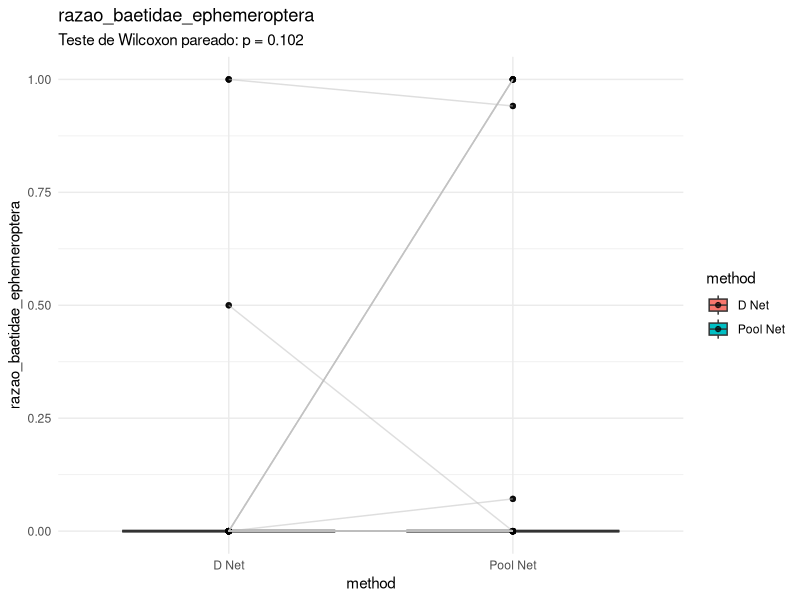
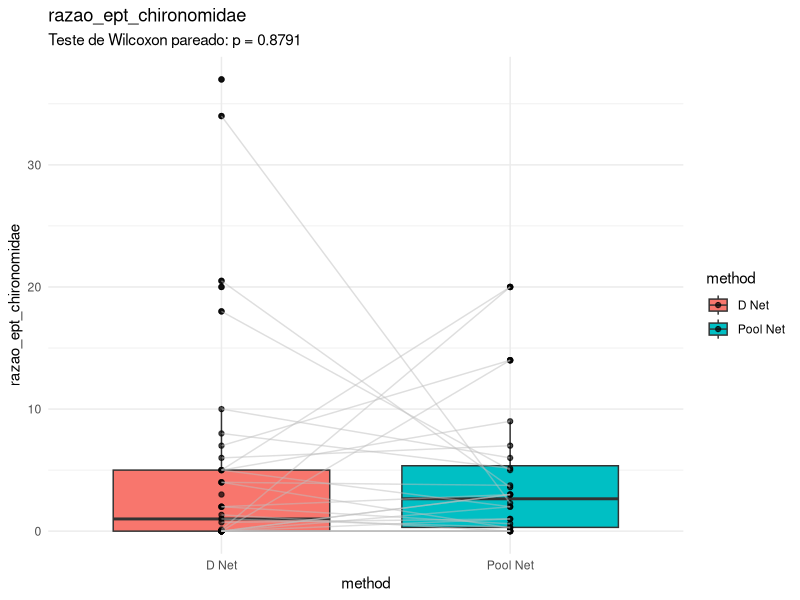
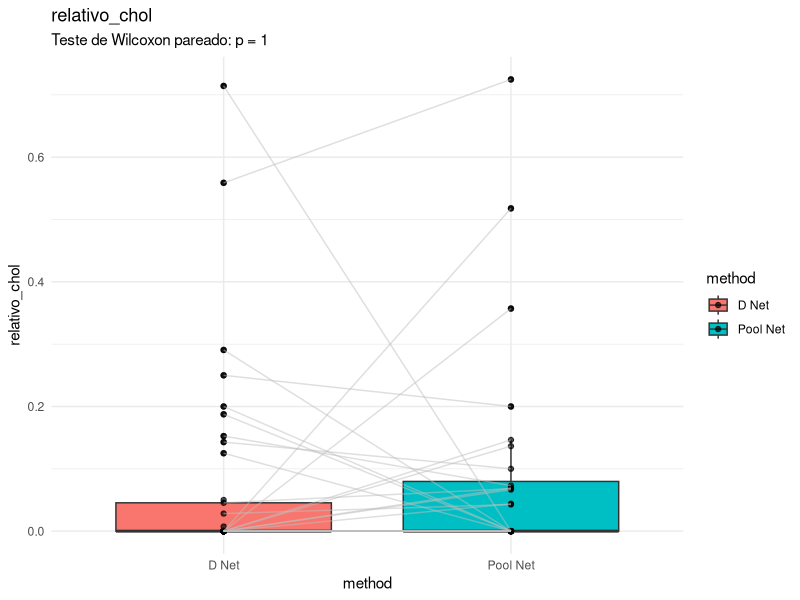
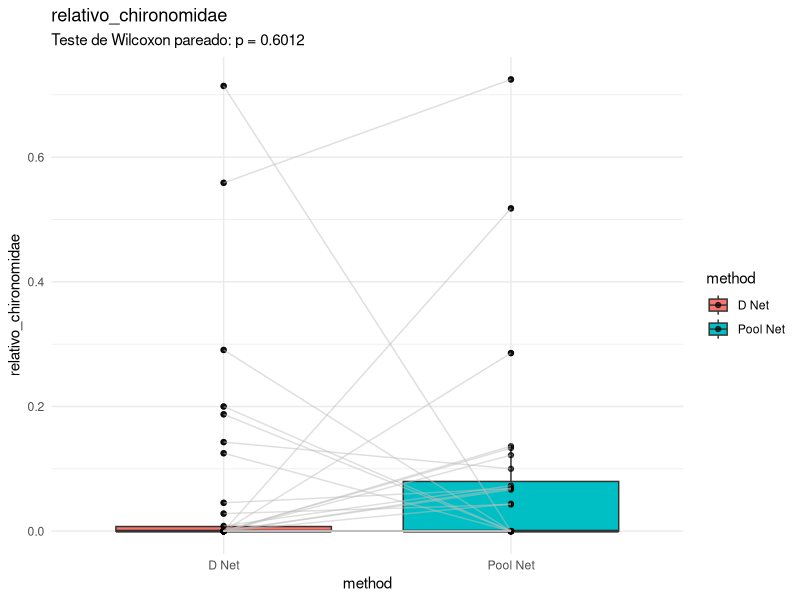
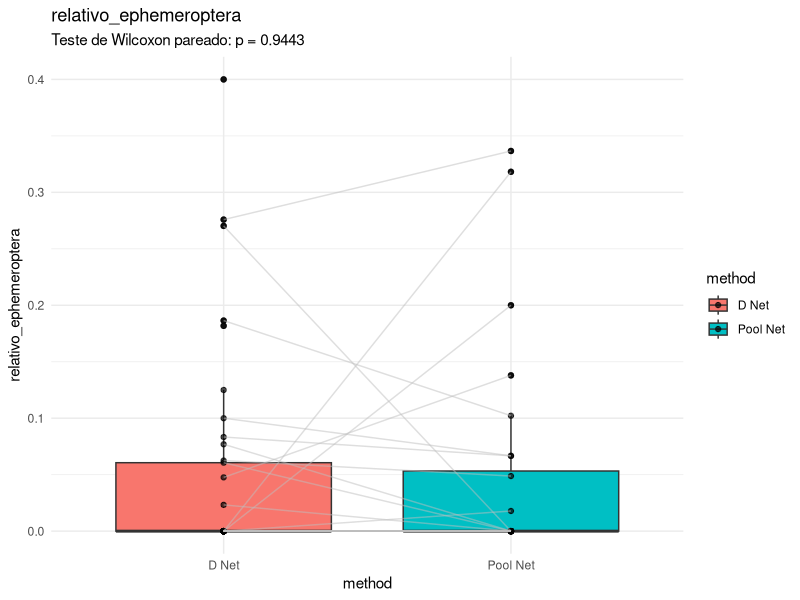
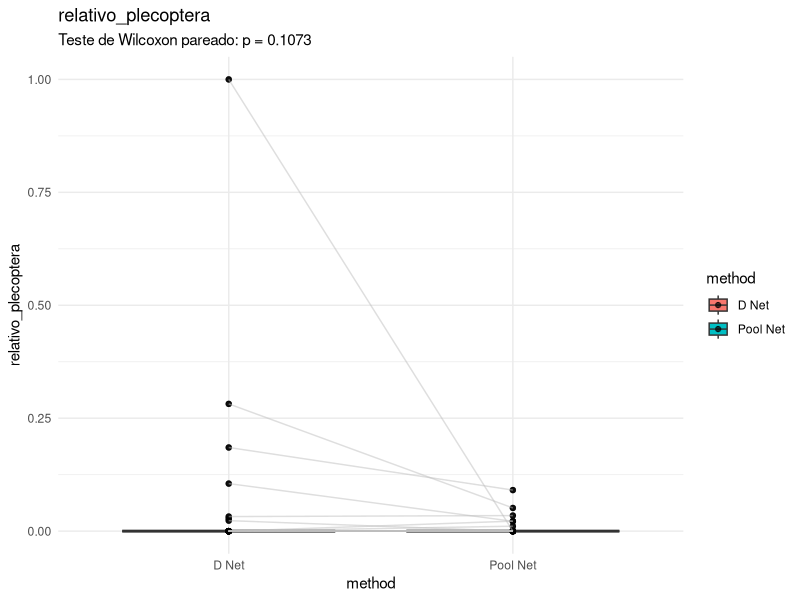
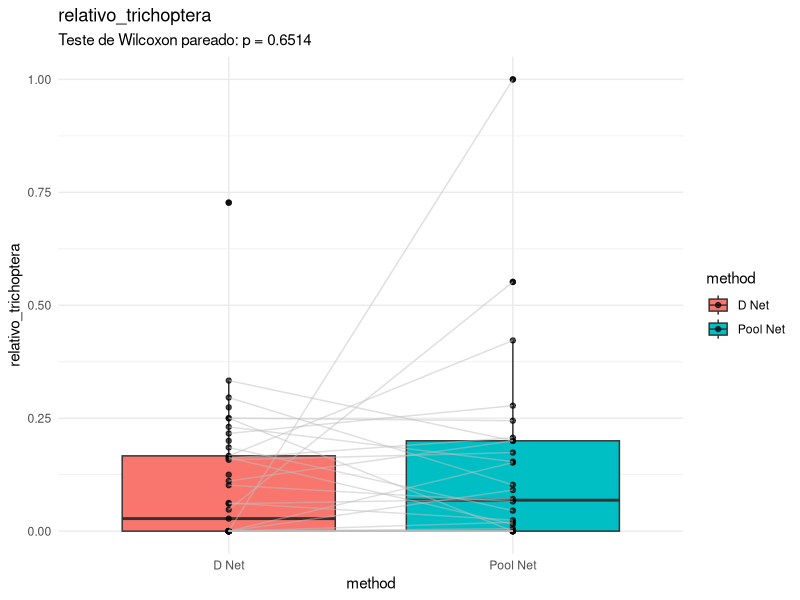
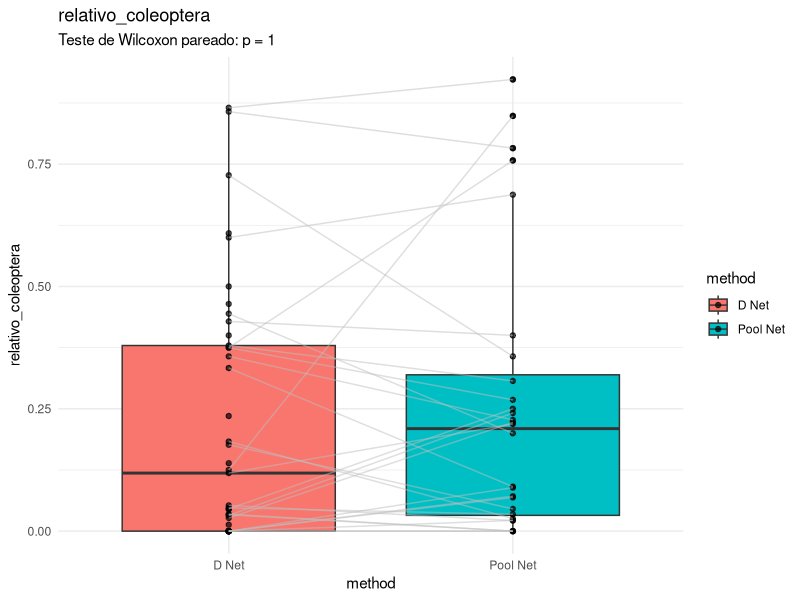

Generate these figures, in order, with R:
library(tidyverse)

################################## Configurações ###############################
set.seed(1994)
metodos_de_amostragem <- c("D Net", "Pool Net")

# Pastas de figuras
pasta_figuras <- "figuras/redes/"
if (!dir.exists(pasta_figuras)) {
  dir.create(pasta_figuras, recursive = TRUE)
}

# Pasta de tabelas
pasta_tabelas <- "tabelas/redes/"
if (!dir.exists(pasta_tabelas)) {
  dir.create(pasta_tabelas, recursive = TRUE)
}

################################## Carregar dados ##############################
indices_df <- read_csv("dados/processado/matriz_indices_imaturos_piata.csv")

############################## Pre-processamento ###############################
# Remover índice de Pielou por ser muito problemático.
vetor_respostas <- indices_df %>%
  select(-pielou_classes, -pielou_ordens, -pielou_familias) %>%
  select(-(campanha:method)) %>%
  names()

dados_filtrados <- indices_df %>%
  filter(method %in% metodos_de_amostragem) %>%
  mutate("coluna_id" = paste0(rio, "_", locality_name, "_", campanha))

str(indices_df)

################################################################################

i <- "bmwp"
for (i in vetor_respostas) {
  print(paste("Analisando redes (pareado) para índice:", i))

  # Pivotar dados para formato largo — uma coluna para cada método
  pares <- dados_filtrados %>%
    select(all_of(c("coluna_id", "method", i))) %>%
    pivot_wider(names_from = method, values_from = all_of(i))

  # Garantir que temos pares válidos (sem NA)
  pares_validos <- pares %>%
    filter(!is.na("D Net") & !is.na("Pool Net"))

  ids_validos <- pares_validos$coluna_id
  dados_filtrados <- dados_filtrados %>%
    filter(coluna_id %in% ids_validos)

  # Teste de Wilcoxon pareado
  p_value <- wilcox.test(
    pares_validos[["D Net"]],
    pares_validos[["Pool Net"]],
    paired = TRUE
  )$p.value

  # Criação do gráfico (continua igual, formato longo)
  plot <- ggplot(
    dados_filtrados,
    aes_string(
      x = "method",
      y = i,
      fill = "method"
    )
  ) +
    theme_minimal() +
    geom_boxplot() +
    geom_point(alpha = 0.7) +
    labs(
      title = i,
      subtitle = paste0("Teste de Wilcoxon pareado: p = ", round(p_value, 4))
    ) +
    geom_line(aes_string(group = "coluna_id"), color = "gray", alpha = 0.5)


  # Salvar o gráfico
  ggsave(
    plot,
    filename = paste0(pasta_figuras, "/boxplot_", i, ".png"),
    width = 8,
    height = 6
  )
}
